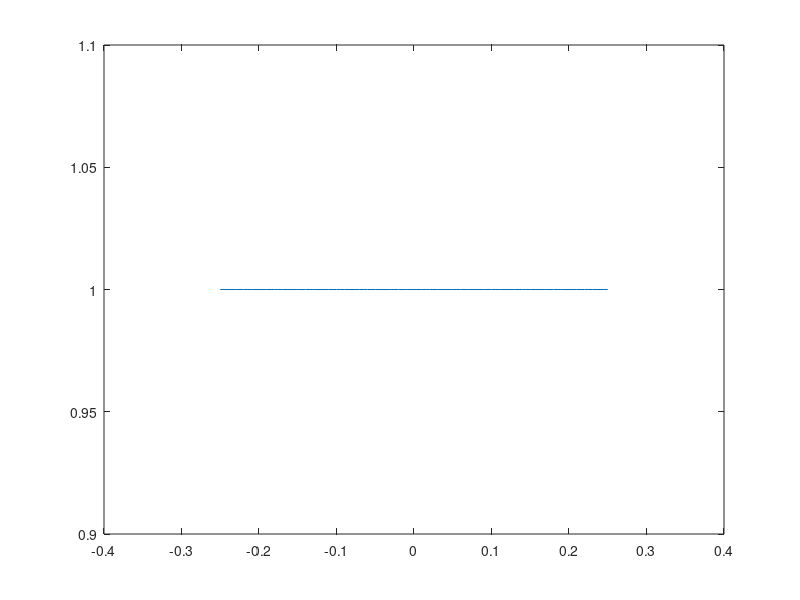

This figure's MATLAB source: (Note: this script raises an error after producing the figure.)
clear; close all;

f = 15e9;
lambda = 3e8/f;
k = 2.*pi./lambda;

f2 = 5e9;
lambda2 = 3e8/f2;
k2 = 2.*pi./lambda2;

N = 51;
z = linspace(-lambda*(N-1)/4,lambda*(N-1)/4,N);
L = lambda*N;

th0 = deg2rad(0);
scanw = exp(1j.*k.*z.*cos(th0));

%% Taylor one parameter distribution
%   B           SLL(dB)     Efficiency
%   0           13.26       1
%   0.7386      20          0.933
%   1.0229      25          0.995
%   1.7415      40          0.709
%%
Bs =[0, 0.7386,1.0229,1.7415];

for ii = 1:numel(Bs)
    B = Bs(ii);
    Jarg = 1j.*pi.*B.*sqrt(1-(2.*z./L).^2);
    Iz = besselj(0,Jarg);
    figure(1);
    plot(z,Iz./(max(Iz))); hold on;

    Iznorm = Iz./max(Iz);
    dn = (1./Iznorm).*lambda/2;
    idx_middle = (N-1)/2 +1;
    zn(idx_middle) = 0;
    for idx=idx_middle+1:N
        zn(idx) = zn(idx-1) + dn(idx);
        opp_idx = 2*idx_middle - idx;
        zn(opp_idx) = zn(opp_idx+1) - dn(opp_idx);
    end
    scatter(zn',ii./4,'filled');
    theta = linspace(0,pi/2,501);
    
    AF = Iz*exp(-1j.*(k.*zn.*sin(theta'-th0')))';
    AF = 20.*log10(abs(AF./max(AF)));
    
    AF2 = Iz*exp(-1j.*(k2.*zn.*sin(theta'-th0')))';
    AF2 = 20.*log10(abs(AF2./max(AF2)));

    figure(2);
    plot(rad2deg(theta),AF2); hold on;

    figure(3);
    plot(rad2deg(theta),AF); hold on;
end

figure(1);
xlabel('Radial Position (m)');
ylabel('Amplitude Coefficient');
grid minor;
legend('SLL = 13.26dB','SLL=20dB','SLL=25dB','SLL=40dB');

figure(2);
title(sprintf('Frequency = %f GHz',f2/1e9));
xlabel('Theta');
ylabel('Normalized Array Factor (dB)');
grid minor;
ylim([-50,0]);
legend('SLL = 13.26dB','SLL=20dB','SLL=25dB','SLL=40dB');

figure(3);
title(sprintf('Frequency = %f GHz',f/1e9));
xlabel('Theta');
ylabel('Normalized Array Factor (dB)');
grid minor;
ylim([-50,0]);
legend('SLL = 13.26dB','SLL=20dB','SLL=25dB','SLL=40dB','Location','south');
